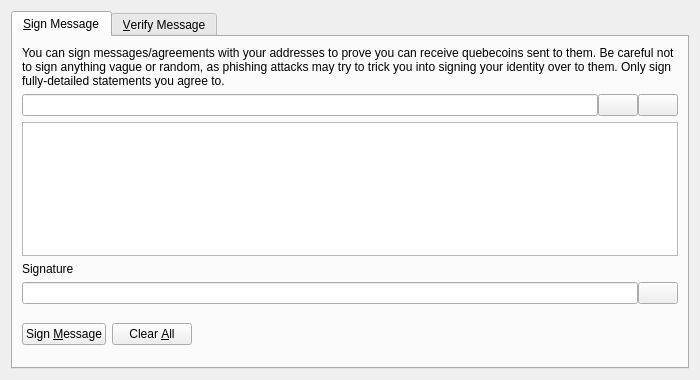
<?xml version="1.0" encoding="UTF-8"?>
<ui version="4.0">
 <class>SignVerifyMessageDialog</class>
 <widget class="QDialog" name="SignVerifyMessageDialog">
  <property name="geometry">
   <rect>
    <x>0</x>
    <y>0</y>
    <width>700</width>
    <height>380</height>
   </rect>
  </property>
  <property name="windowTitle">
   <string>Signatures - Sign / Verify a Message</string>
  </property>
  <property name="modal">
   <bool>true</bool>
  </property>
  <layout class="QVBoxLayout" name="verticalLayout">
   <item>
    <widget class="QTabWidget" name="tabWidget">
     <property name="currentIndex">
      <number>0</number>
     </property>
     <widget class="QWidget" name="tabSignMessage">
      <attribute name="title">
       <string>&amp;Sign Message</string>
      </attribute>
      <layout class="QVBoxLayout" name="verticalLayout_SM">
       <item>
        <widget class="QLabel" name="infoLabel_SM">
         <property name="text">
          <string>You can sign messages/agreements with your addresses to prove you can receive quebecoins sent to them. Be careful not to sign anything vague or random, as phishing attacks may try to trick you into signing your identity over to them. Only sign fully-detailed statements you agree to.</string>
         </property>
         <property name="textFormat">
          <enum>Qt::PlainText</enum>
         </property>
         <property name="wordWrap">
          <bool>true</bool>
         </property>
        </widget>
       </item>
       <item>
        <layout class="QHBoxLayout" name="horizontalLayout_1_SM">
         <property name="spacing">
          <number>0</number>
         </property>
         <item>
          <widget class="QValidatedLineEdit" name="addressIn_SM">
           <property name="toolTip">
            <string>The Quebecoin address to sign the message with</string>
           </property>
          </widget>
         </item>
         <item>
          <widget class="QPushButton" name="addressBookButton_SM">
           <property name="toolTip">
            <string>Choose previously used address</string>
           </property>
           <property name="text">
            <string/>
           </property>
           <property name="icon">
            <iconset resource="../bitcoin.qrc">
             <normaloff>:/icons/address-book</normaloff>:/icons/address-book</iconset>
           </property>
           <property name="shortcut">
            <string>Alt+A</string>
           </property>
           <property name="autoDefault">
            <bool>false</bool>
           </property>
          </widget>
         </item>
         <item>
          <widget class="QPushButton" name="pasteButton_SM">
           <property name="toolTip">
            <string>Paste address from clipboard</string>
           </property>
           <property name="text">
            <string/>
           </property>
           <property name="icon">
            <iconset resource="../bitcoin.qrc">
             <normaloff>:/icons/editpaste</normaloff>:/icons/editpaste</iconset>
           </property>
           <property name="shortcut">
            <string>Alt+P</string>
           </property>
           <property name="autoDefault">
            <bool>false</bool>
           </property>
          </widget>
         </item>
        </layout>
       </item>
       <item>
        <widget class="QPlainTextEdit" name="messageIn_SM">
         <property name="toolTip">
          <string>Enter the message you want to sign here</string>
         </property>
        </widget>
       </item>
       <item>
        <widget class="QLabel" name="signatureLabel_SM">
         <property name="text">
          <string>Signature</string>
         </property>
         <property name="textFormat">
          <enum>Qt::PlainText</enum>
         </property>
        </widget>
       </item>
       <item>
        <layout class="QHBoxLayout" name="horizontalLayout_2_SM">
         <property name="spacing">
          <number>0</number>
         </property>
         <item>
          <widget class="QLineEdit" name="signatureOut_SM">
           <property name="font">
            <font>
             <italic>true</italic>
            </font>
           </property>
           <property name="readOnly">
            <bool>true</bool>
           </property>
          </widget>
         </item>
         <item>
          <widget class="QPushButton" name="copySignatureButton_SM">
           <property name="toolTip">
            <string>Copy the current signature to the system clipboard</string>
           </property>
           <property name="text">
            <string/>
           </property>
           <property name="icon">
            <iconset resource="../bitcoin.qrc">
             <normaloff>:/icons/editcopy</normaloff>:/icons/editcopy</iconset>
           </property>
           <property name="autoDefault">
            <bool>false</bool>
           </property>
          </widget>
         </item>
        </layout>
       </item>
       <item>
        <layout class="QHBoxLayout" name="horizontalLayout_3_SM">
         <item>
          <widget class="QPushButton" name="signMessageButton_SM">
           <property name="toolTip">
            <string>Sign the message to prove you own this Quebecoin address</string>
           </property>
           <property name="text">
            <string>Sign &amp;Message</string>
           </property>
           <property name="icon">
            <iconset resource="../bitcoin.qrc">
             <normaloff>:/icons/edit</normaloff>:/icons/edit</iconset>
           </property>
           <property name="autoDefault">
            <bool>false</bool>
           </property>
          </widget>
         </item>
         <item>
          <widget class="QPushButton" name="clearButton_SM">
           <property name="toolTip">
            <string>Reset all sign message fields</string>
           </property>
           <property name="text">
            <string>Clear &amp;All</string>
           </property>
           <property name="icon">
            <iconset resource="../bitcoin.qrc">
             <normaloff>:/icons/remove</normaloff>:/icons/remove</iconset>
           </property>
           <property name="autoDefault">
            <bool>false</bool>
           </property>
          </widget>
         </item>
         <item>
          <spacer name="horizontalSpacer_1_SM">
           <property name="orientation">
            <enum>Qt::Horizontal</enum>
           </property>
           <property name="sizeHint" stdset="0">
            <size>
             <width>40</width>
             <height>48</height>
            </size>
           </property>
          </spacer>
         </item>
         <item>
          <widget class="QLabel" name="statusLabel_SM">
           <property name="font">
            <font>
             <weight>75</weight>
             <bold>true</bold>
            </font>
           </property>
           <property name="text">
            <string/>
           </property>
           <property name="wordWrap">
            <bool>true</bool>
           </property>
          </widget>
         </item>
         <item>
          <spacer name="horizontalSpacer_2_SM">
           <property name="orientation">
            <enum>Qt::Horizontal</enum>
           </property>
           <property name="sizeHint" stdset="0">
            <size>
             <width>40</width>
             <height>48</height>
            </size>
           </property>
          </spacer>
         </item>
        </layout>
       </item>
      </layout>
     </widget>
     <widget class="QWidget" name="tabVerifyMessage">
      <attribute name="title">
       <string>&amp;Verify Message</string>
      </attribute>
      <layout class="QVBoxLayout" name="verticalLayout_VM">
       <item>
        <widget class="QLabel" name="infoLabel_VM">
         <property name="text">
          <string>Enter the receiver's address, message (ensure you copy line breaks, spaces, tabs, etc. exactly) and signature below to verify the message. Be careful not to read more into the signature than what is in the signed message itself, to avoid being tricked by a man-in-the-middle attack. Note that this only proves the signing party receives with the address, it cannot prove sendership of any transaction!</string>
         </property>
         <property name="textFormat">
          <enum>Qt::PlainText</enum>
         </property>
         <property name="alignment">
          <set>Qt::AlignLeading|Qt::AlignLeft|Qt::AlignTop</set>
         </property>
         <property name="wordWrap">
          <bool>true</bool>
         </property>
        </widget>
       </item>
       <item>
        <layout class="QHBoxLayout" name="horizontalLayout_1_VM">
         <property name="spacing">
          <number>0</number>
         </property>
         <item>
          <widget class="QValidatedLineEdit" name="addressIn_VM">
           <property name="toolTip">
            <string>The Quebecoin address the message was signed with</string>
           </property>
          </widget>
         </item>
         <item>
          <widget class="QPushButton" name="addressBookButton_VM">
           <property name="toolTip">
            <string>Choose previously used address</string>
           </property>
           <property name="text">
            <string/>
           </property>
           <property name="icon">
            <iconset resource="../bitcoin.qrc">
             <normaloff>:/icons/address-book</normaloff>:/icons/address-book</iconset>
           </property>
           <property name="shortcut">
            <string>Alt+A</string>
           </property>
           <property name="autoDefault">
            <bool>false</bool>
           </property>
          </widget>
         </item>
        </layout>
       </item>
       <item>
        <widget class="QPlainTextEdit" name="messageIn_VM"/>
       </item>
       <item>
        <widget class="QValidatedLineEdit" name="signatureIn_VM"/>
       </item>
       <item>
        <layout class="QHBoxLayout" name="horizontalLayout_2_VM">
         <item>
          <widget class="QPushButton" name="verifyMessageButton_VM">
           <property name="toolTip">
            <string>Verify the message to ensure it was signed with the specified Quebecoin address</string>
           </property>
           <property name="text">
            <string>Verify &amp;Message</string>
           </property>
           <property name="icon">
            <iconset resource="../bitcoin.qrc">
             <normaloff>:/icons/transaction_0</normaloff>:/icons/transaction_0</iconset>
           </property>
           <property name="autoDefault">
            <bool>false</bool>
           </property>
          </widget>
         </item>
         <item>
          <widget class="QPushButton" name="clearButton_VM">
           <property name="toolTip">
            <string>Reset all verify message fields</string>
           </property>
           <property name="text">
            <string>Clear &amp;All</string>
           </property>
           <property name="icon">
            <iconset resource="../bitcoin.qrc">
             <normaloff>:/icons/remove</normaloff>:/icons/remove</iconset>
           </property>
           <property name="autoDefault">
            <bool>false</bool>
           </property>
          </widget>
         </item>
         <item>
          <spacer name="horizontalSpacer_1_VM">
           <property name="orientation">
            <enum>Qt::Horizontal</enum>
           </property>
           <property name="sizeHint" stdset="0">
            <size>
             <width>40</width>
             <height>48</height>
            </size>
           </property>
          </spacer>
         </item>
         <item>
          <widget class="QLabel" name="statusLabel_VM">
           <property name="font">
            <font>
             <weight>75</weight>
             <bold>true</bold>
            </font>
           </property>
           <property name="text">
            <string/>
           </property>
           <property name="wordWrap">
            <bool>true</bool>
           </property>
          </widget>
         </item>
         <item>
          <spacer name="horizontalSpacer_2_VM">
           <property name="orientation">
            <enum>Qt::Horizontal</enum>
           </property>
           <property name="sizeHint" stdset="0">
            <size>
             <width>40</width>
             <height>48</height>
            </size>
           </property>
          </spacer>
         </item>
        </layout>
       </item>
      </layout>
     </widget>
    </widget>
   </item>
  </layout>
 </widget>
 <customwidgets>
  <customwidget>
   <class>QValidatedLineEdit</class>
   <extends>QLineEdit</extends>
   <header>qt/qvalidatedlineedit.h</header>
  </customwidget>
 </customwidgets>
 <resources>
  <include location="../bitcoin.qrc"/>
 </resources>
 <connections/>
</ui>
